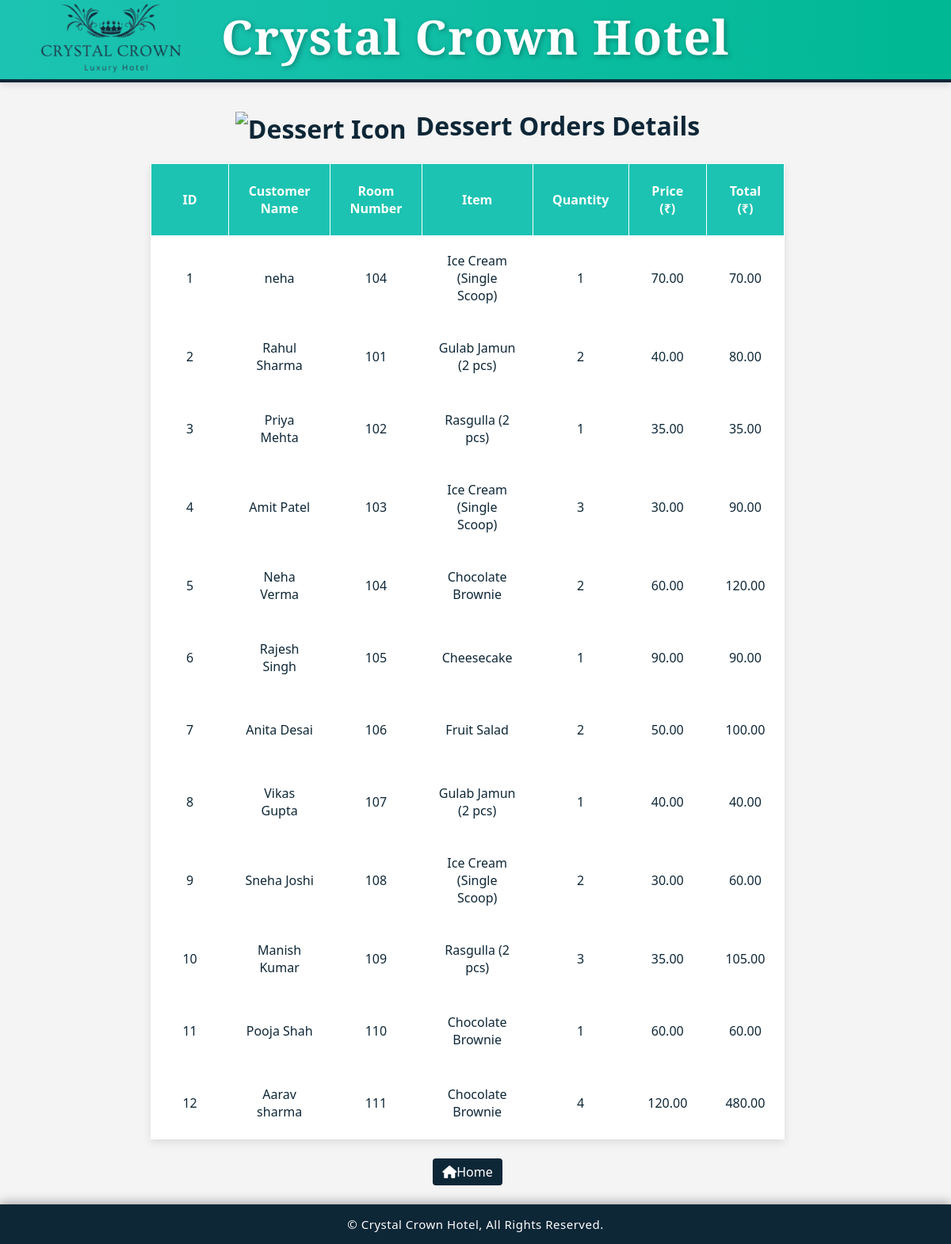
Screenshot of /project/admin/dessert_master.php with the database file from the repository.
### tables this page shows
CREATE TABLE `desserts_orders` (
  `id` int(11) NOT NULL,
  `customer_name` varchar(100) DEFAULT NULL,
  `room_number` varchar(20) DEFAULT NULL,
  `item` varchar(100) DEFAULT NULL,
  `quantity` int(11) DEFAULT NULL,
  `price` decimal(10,2) DEFAULT NULL,
  `total` decimal(10,2) DEFAULT NULL,
  `order_time` timestamp NOT NULL DEFAULT current_timestamp()
);

### project/admin/dessert_master.php (the view, shortened to what this page needs)
<?php
include ("header.php");
$conn = mysqli_connect("localhost", "root", "", "crystal_crown_hotel");
$result = mysqli_query($conn, "SELECT * FROM `desserts_orders` ");
?>
<!DOCTYPE html>
<html lang="en">
<head>
	<link rel="stylesheet" href="https://cdnjs.cloudflare.com/ajax/libs/font-awesome/6.5.0/css/all.min.css">
    <link rel="stylesheet" href="design.css" />
</head>
<body>
    <center><h1>
  <br><br>  <img src="https://img.icons8.com/ios-filled/40/dessert.png" alt="Dessert Icon" style="vertical-align: middle; margin-right: 12px;">Dessert Orders Details
</h1></center>
    <table>
        <tr>
            <th>ID</th>
            <th>Customer Name</th>
            <th>Room Number</th>
            <th>Item</th>
            <th>Quantity</th>
            <th>Price (₹)</th>
            <th>Total (₹)</th>
        </tr>
        <?php
        if (mysqli_num_rows($result) > 0) {
            while ($row = mysqli_fetch_assoc($result)) {
                echo "<tr>
                    <td>{$row['id']}</td>
                    <td>{$row['customer_name']}</td>
                    <td>{$row['room_number']}</td>
                    <td>{$row['item']}</td>
                    <td>{$row['quantity']}</td>
                    <td>{$row['price']}</td>
                    <td>{$row['total']}</td>
                </tr>";
            }
        } else {
            echo "<tr><td colspan='7'>No dessert orders found.</td></tr>";
        }
        ?>
    </table>
</body>
<?php include("footer.php"); ?>
<section class='btn'>
                   <a href='index.php'><i class='fas fa-home'></i>Home</a>
                   </section>
</html>

### project/admin/design.css (style rules this page uses)
body { background-color: white; font-family: 'Segoe UI', sans-serif; padding: 100px ; padding-top: 50px; margin-top: 50px; color: #0e2737; }
.btn { text-align: center; margin-top: 30px; }
tr:nth-child(even) { background: white; }
html { scroll-behavior: smooth; }
table { width: 100%; width: 100%; padding:100px; max-width: 800px; margin: auto; border-collapse: collapse; background-color: white; box-shadow: 0 4px 10px rgba(0,0,0,0.1); }
th, td { border: 1px solid white; text-align: center; padding: 20px; height:50px; width:50px; }
th { background-color: #1cc3b2; color: white; }
a { color:white; text-decoration: none; background-color: #0e2737; padding: 6px 12px; border-radius: 4px; transition: background 0.3s; }

### project/admin/header.php (style rules this page uses)
a { color:white; text-decoration: none; }

### project/admin/footer.php (style rules this page uses)
body { margin: 0; padding: 30px 20px 80px 0; background: #f4f4f4; font-family: 'Segoe UI', sans-serif; }

### rows the page displays
desserts_orders: id "1", customer_name "neha", room_number "104", item "Ice Cream (Single Scoop)", quantity "1", price "70.00", total "70.00"
desserts_orders: id "2", customer_name "Rahul Sharma", room_number "101", item "Gulab Jamun (2 pcs)", quantity "2", price "40.00", total "80.00"
desserts_orders: id "3", customer_name "Priya Mehta", room_number "102", item "Rasgulla (2 pcs)", quantity "1", price "35.00", total "35.00"
desserts_orders: id "4", customer_name "Amit Patel", room_number "103", item "Ice Cream (Single Scoop)", quantity "3", price "30.00", total "90.00"
desserts_orders: id "5", customer_name "Neha Verma", room_number "104", item "Chocolate Brownie", quantity "2", price "60.00", total "120.00"
desserts_orders: id "6", customer_name "Rajesh Singh", room_number "105", item "Cheesecake", quantity "1", price "90.00", total "90.00"
desserts_orders: id "7", customer_name "Anita Desai", room_number "106", item "Fruit Salad", quantity "2", price "50.00", total "100.00"
desserts_orders: id "8", customer_name "Vikas Gupta", room_number "107", item "Gulab Jamun (2 pcs)", quantity "1", price "40.00", total "40.00"
desserts_orders: id "9", customer_name "Sneha Joshi", room_number "108", item "Ice Cream (Single Scoop)", quantity "2", price "30.00", total "60.00"
desserts_orders: id "10", customer_name "Manish Kumar", room_number "109", item "Rasgulla (2 pcs)", quantity "3", price "35.00", total "105.00"
desserts_orders: id "11", customer_name "Pooja Shah", room_number "110", item "Chocolate Brownie", quantity "1", price "60.00", total "60.00"
desserts_orders: id "12", customer_name "Aarav sharma", room_number "111", item "Chocolate Brownie", quantity "4", price "120.00", total "480.00"
